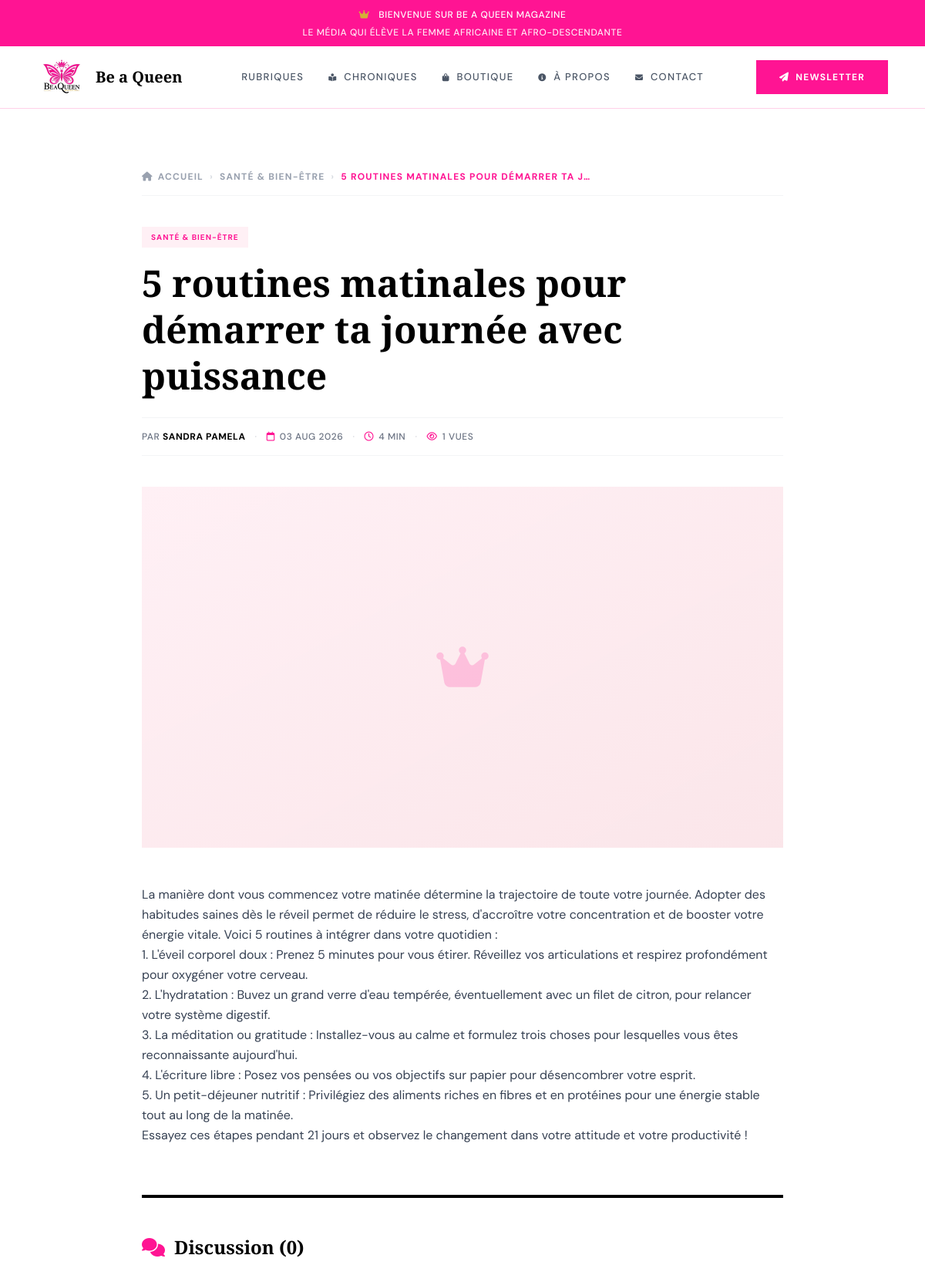
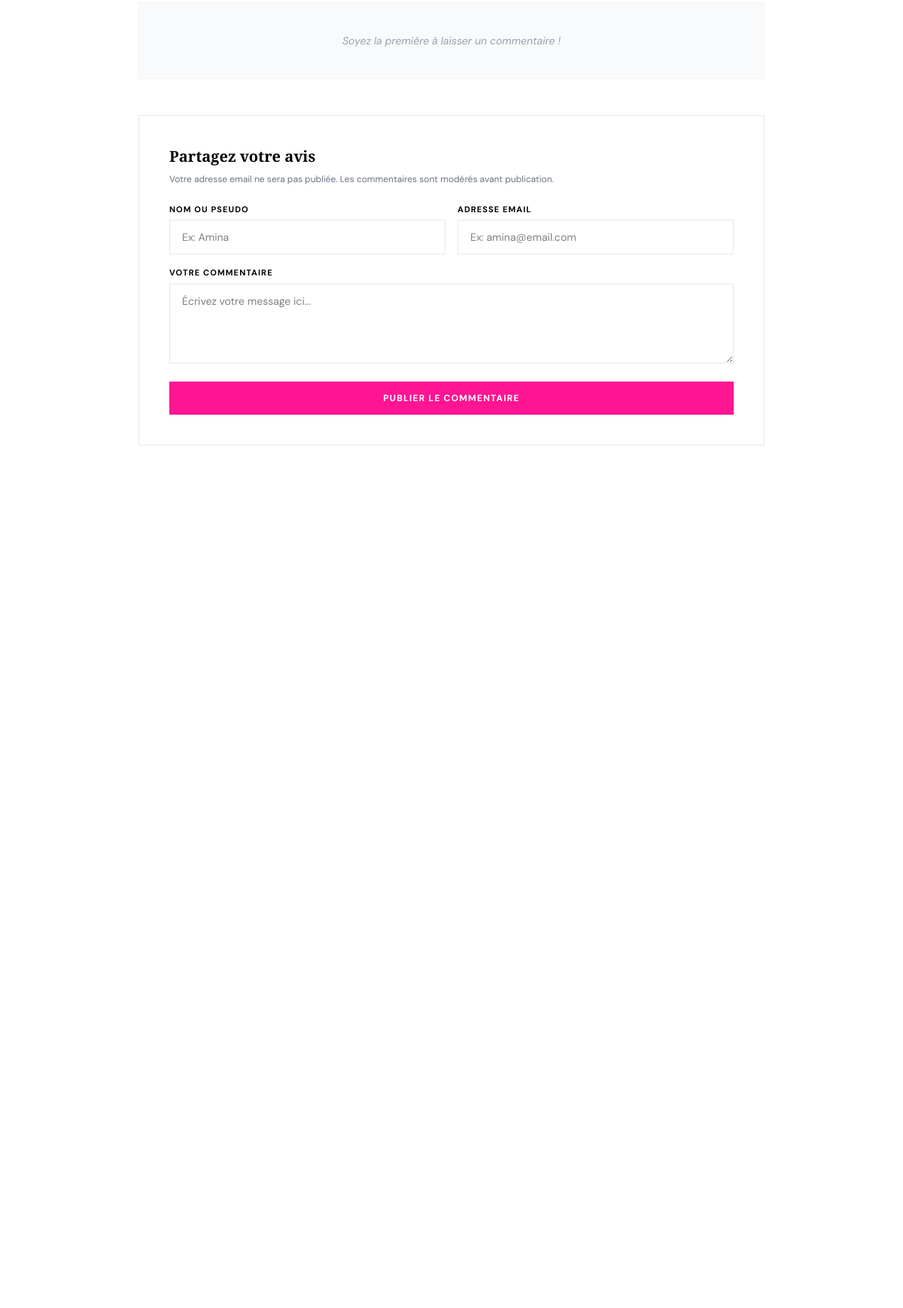
Screenshot of /article/5-routines-matinales-demarrer-journee-puissance/ (upper part) with the database file from the repository (2 pictures, top to bottom).
### magazine/models.py (models this page shows, shortened)
class Article(models.Model):
    STATUTS = [
        ('brouillon', 'Brouillon'),
        ('publie',    'Publié'),
        ('archive',   'Archivé'),
    ]
    titre              = models.CharField(max_length=191, verbose_name="Titre")
    slug               = models.SlugField(max_length=191, unique=True, verbose_name="Slug URL")
    extrait            = models.TextField(blank=True, verbose_name="Extrait / Résumé")
    contenu            = models.TextField(verbose_name="Contenu complet")
    image_principale   = models.ImageField(upload_to='articles/', blank=True, null=True, verbose_name="Image de couverture")
    rubrique           = models.ForeignKey(Rubrique, on_delete=models.SET_NULL, null=True, related_name='articles', verbose_name="Rubrique")
    auteure            = models.ForeignKey(Utilisateur, on_delete=models.SET_NULL, null=True, related_name='articles', verbose_name="Auteure")
    tags               = models.ManyToManyField(Tag, through='ArticleTag', blank=True, verbose_name="Tags")
    statut             = models.CharField(max_length=20, choices=STATUTS, default='brouillon', verbose_name="Statut")
    en_une             = models.BooleanField(default=False, verbose_name="Afficher en une")
    date_publication   = models.DateTimeField(blank=True, null=True, verbose_name="Date de publication")
    date_modification  = models.DateTimeField(auto_now=True, verbose_name="Dernière modification")
    vues               = models.PositiveIntegerField(default=0, verbose_name="Nombre de vues")
    temps_lecture      = models.PositiveIntegerField(default=5, verbose_name="Temps de lecture (min)")
    class Meta:
        ordering            = ['-date_publication']
        verbose_name        = "Article"
        verbose_name_plural = "Articles"
        db_table            = "articles"

class Rubrique(models.Model):
    nom         = models.CharField(max_length=100, verbose_name="Nom")
    slug        = models.SlugField(max_length=100, unique=True, verbose_name="Slug URL")
    emoji       = models.CharField(max_length=10, blank=True, verbose_name="Emoji")
    description = models.TextField(blank=True, verbose_name="Description")
    ordre       = models.PositiveIntegerField(default=0, verbose_name="Ordre d'affichage")
    active      = models.BooleanField(default=True, verbose_name="Rubrique active")
    class Meta:
        ordering            = ['ordre']
        verbose_name        = "Rubrique"
        verbose_name_plural = "Rubriques"
        db_table            = "rubriques"

class Utilisateur(AbstractBaseUser):
    ROLES = [
        ('admin',    'Administratrice'),
        ('auteure',  'Auteure'),
        ('editrice', 'Éditrice'),
    ]
    nom               = models.CharField(max_length=150, verbose_name="Nom complet")
    email             = models.EmailField(max_length=191, unique=True, verbose_name="Email")
    role              = models.CharField(max_length=20, choices=ROLES, default='auteure', verbose_name="Rôle")
    photo             = models.ImageField(upload_to='profils/', blank=True, null=True, verbose_name="Photo de profil")
    bio               = models.TextField(blank=True, null=True, verbose_name="Biographie")
    date_inscription  = models.DateTimeField(default=timezone.now, verbose_name="Date d'inscription")
    actif             = models.BooleanField(default=True, verbose_name="Compte actif")
    is_admin          = models.BooleanField(default=False)
    USERNAME_FIELD  = 'email'
    REQUIRED_FIELDS = ['nom']
    objects = UtilisateurManager()
    class Meta:
        verbose_name        = "Utilisatrice"
        verbose_name_plural = "Utilisatrices"
        db_table            = "utilisateurs"

### magazine/views.py (the view)
# urls.py: path('article/<slug:slug>/', views.article, name='article'),
def article(request, slug):
    art = get_object_or_404(Article, slug=slug, statut='publie')
    art.vues += 1
    art.save(update_fields=['vues'])
    commentaires = art.commentaires.filter(approuve=True).order_by('date_creation')
    articles_similaires = Article.objects.filter(
        rubrique=art.rubrique,
        statut='publie'
    ).exclude(id=art.id).order_by('-date_publication')[:3]
    context = {
        'article'           : art,
        'commentaires'      : commentaires,
        'articles_similaires': articles_similaires,
    }
    return render(request, 'magazine/article.html', context)

### magazine/templates/magazine/article.html (shortened to what this page needs)
{% extends 'magazine/base.html' %}
{% load static %}
{% block content %}
<article class="bg-white py-12 lg:py-20 min-h-screen">
  <div class="max-w-4xl mx-auto px-4 sm:px-6 lg:px-8">
    <nav aria-label="Breadcrumb" class="mb-10 pb-4 border-b border-gray-100">
      <ol class="flex items-center gap-2 flex-wrap text-xs font-bold tracking-widest uppercase text-gray-400">
        <li><a href="/" class="hover:text-[#FF1493] transition-colors flex items-center gap-1.5"><i class="fa-solid fa-house"></i> Accueil</a></li>
        <li class="opacity-40">›</li>
        <li><a href="{% url 'rubrique' article.rubrique.slug %}" class="hover:text-[#FF1493] transition-colors">{{ article.rubrique.nom }}</a></li>
        <li class="opacity-40">›</li>
        <li class="text-[#FF1493]">{{ article.titre|truncatechars:40 }}</li>
      </ol>
    </nav>
    <header class="mb-10 text-center sm:text-left">
      <span class="inline-block bg-[#FFF0F5] text-[#FF1493] text-[10px] font-bold tracking-widest uppercase px-3 py-1.5 mb-4">
        {{ article.rubrique.nom }}
      </span>
      <h1 class="font-serif text-3xl sm:text-5xl font-black text-black leading-tight mb-6">
        {{ article.titre }}
      </h1>
      <div class="flex items-center sm:justify-start justify-center flex-wrap gap-3 text-xs text-gray-500 border-y border-gray-100 py-4 font-medium uppercase tracking-wider">
        <span>Par <strong class="text-black">{{ article.auteure.nom|default:"Sandra Pamela" }}</strong></span>
        <span class="opacity-30 hidden sm:inline">·</span>
        <span class="flex items-center gap-1.5"><i class="fa-regular fa-calendar text-[#FF1493]"></i> {{ article.date_publication|date:"d M Y" }}</span>
        <span class="opacity-30 hidden sm:inline">·</span>
        <span class="flex items-center gap-1.5"><i class="fa-regular fa-clock text-[#FF1493]"></i> {{ article.temps_lecture }} min</span>
        <span class="opacity-30 hidden sm:inline">·</span>
        <span class="flex items-center gap-1.5"><i class="fa-regular fa-eye text-[#FF1493]"></i> {{ article.vues }} vues</span>
      </div>
    </header>
    <div class="aspect-video w-full overflow-hidden bg-gray-50 mb-12">
      {% if article.image_principale %}
      <img src="{{ article.image_principale.url }}" alt="{{ article.titre }}" class="w-full h-full object-cover">
      {% else %}
      <div class="w-full h-full bg-gradient-to-br from-[#FFF0F5] to-[#FFB6C1]/30 flex items-center justify-center text-6xl text-[#FF1493]/20">
        <i class="fa-solid fa-crown"></i>
      </div>
      {% endif %}
    </div>
    <div class="prose prose-lg max-w-none text-gray-700 leading-relaxed font-sans mb-16">
      {{ article.contenu|linebreaks }}
    </div>
    <div class="border-t-4 border-black pt-12">
      <div class="flex items-center gap-3 mb-8">
        <i class="fa-solid fa-comments text-2xl text-[#FF1493]"></i>
        <h3 class="font-serif text-2xl font-bold text-black m-0">Discussion ({{ commentaires.count }})</h3>
      </div>
      <div class="space-y-6 mb-12">
        {% for comment in commentaires %}
        <div class="bg-gray-50 p-6 border-l-4 border-[#FF1493]">
          <div class="flex justify-between items-center mb-3">
            <span class="font-bold text-sm text-black">{{ comment.auteur_nom }}</span>
            <span class="text-xs text-gray-400"><i class="fa-regular fa-clock mr-1"></i> {{ comment.date_creation|date:"d M Y à H:i" }}</span>
          </div>
          <div class="text-sm text-gray-600 leading-relaxed">
            {{ comment.contenu|linebreaksbr }}
          </div>
        </div>
        {% empty %}
        <div class="text-center py-10 bg-gray-50 border border-gray-100 italic text-sm text-gray-400">
          Soyez la première à laisser un commentaire !
        </div>
        {% endfor %}
      </div>
      <div class="bg-white border border-gray-200 p-8 sm:p-10">
        <h3 class="font-serif text-xl font-bold text-black mb-2">Partagez votre avis</h3>
        <p class="text-xs text-gray-500 mb-6">
          Votre adresse email ne sera pas publiée. Les commentaires sont modérés avant publication.
        </p>
        <form method="POST" action="{% url 'commenter' article.slug %}" class="flex flex-col gap-4">
          <div class="grid sm:grid-cols-2 gap-4">
            <div class="flex flex-col gap-1.5">
              <label for="nom" class="text-[11px] font-bold tracking-widest uppercase text-black">Nom ou Pseudo</label>
              <input type="text" id="nom" name="nom" class="border-[1.5px] border-gray-200 px-4 py-3 text-sm focus:border-[#FF1493] outline-none" placeholder="Ex: Amina" required>
            </div>
            <div class="flex flex-col gap-1.5">
              <label for="email" class="text-[11px] font-bold tracking-widest uppercase text-black">Adresse email</label>
              <input type="email" id="email" name="email" class="border-[1.5px] border-gray-200 px-4 py-3 text-sm focus:border-[#FF1493] outline-none" placeholder="Ex: amina@email.com" required>
            </div>
          </div>
          <div class="flex flex-col gap-1.5">
            <label for="contenu" class="text-[11px] font-bold tracking-widest uppercase text-black">Votre commentaire</label>
            <textarea id="contenu" name="contenu" rows="4" class="border-[1.5px] border-gray-200 px-4 py-3 text-sm focus:border-[#FF1493] outline-none resize-y" placeholder="Écrivez votre message ici..." required></textarea>
          </div>
          <button type="submit" class="btn-primary justify-center mt-2">Publier le commentaire</button>
        </form>
      </div>
    </div>
  </div>
</article>
{% endblock content %}

### magazine/templates/magazine/base.html (style rules this page uses)
body { font-family: var(--font-sans); }
h1,h2,h3,h4 { font-family: var(--font-sans); }
.font-serif { font-family: var(--font-serif) !important; }
.btn-primary { @apply inline-flex items-center gap-2 bg-[#FF1493] text-white font-bold text-xs tracking-widest uppercase px-7 py-3 border-2 border-[#FF1493] transition-all duration-200 hover:bg-[#C71585] hover:border-[#C71585] hover:-translate-y-px cursor-pointer; }

### rows the page displays
Article: rubrique.nom "SANTÉ & BIEN-ÊTRE", titre "5 ROUTINES MATINALES POUR DÉMARRER TA J…", titre "5 routines matinales pour démarrer ta journée avec puissance", auteure.nom "SANDRA PAMELA", date_publication "03 AUG 2026", temps_lecture "4", vues "1", contenu "La manière dont vous commencez votre matinée détermine la trajectoire de toute votre journée. Adopter des habitudes saines dès le réveil permet de réduire le stress, d'accroître votre concentration et de booster votre énergie vitale. Voici 5 routines à intégrer dans votre quotidien : 1. L'éveil corporel doux : Prenez 5 minutes pour vous étirer. Réveillez vos articulations et respirez profondément pour oxygéner votre cerveau. 2. L'hydratation : Buvez un grand verre d'eau tempérée, éventuellement avec un filet de citron, pour relancer votre système digestif. 3. La méditation ou gratitude : Installez-vous au calme et formulez trois choses pour lesquelles vous êtes reconnaissante aujourd'hui.…"

### other values shown
{{ commentaires.count }} "0"
